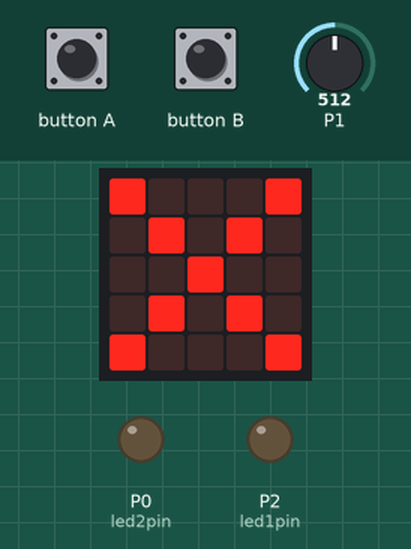
Recording of a program running on a simulated BBC micro:bit running MicroPython. Parts: the board's 5×5 LED display, output pins drawn as LEDs (lit = HIGH). Inputs (shaded band) come from the test bench; at power-on: P1 = 512 (analog values on the 0–1023 scale).

Above: at 1.2 s.
1.3 s: button A pressed for 0.15 s
At 2.6 s:
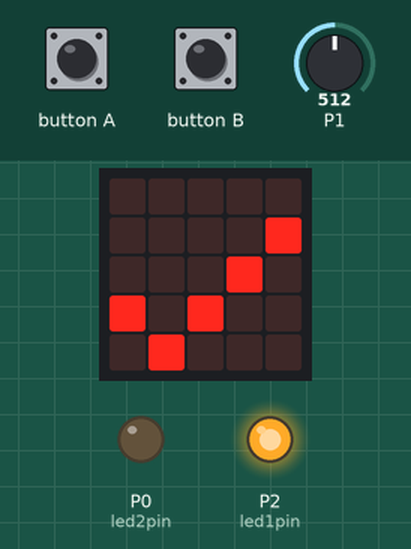
4.4 s: button B pressed for 0.15 s
5.1 s: button B pressed for 3.2 s
8.9 s: button B pressed for 0.15 s
At 10.7 s:
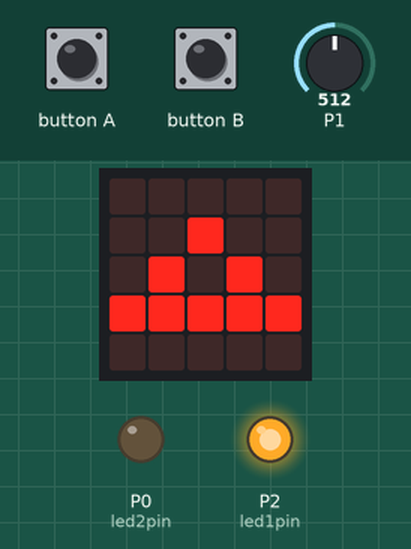
12.0 s: P1 set to 412
13.5 s: P1 set to 389
At 14.9 s:
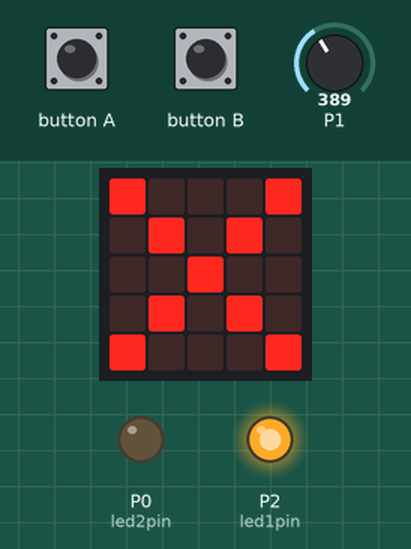
Timing chart, 0 to 16.0 s (numbered marks = the images above; inputs shaded):
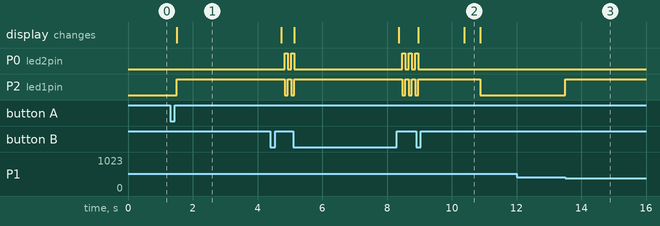

The program:

tp9-microbit_led.py
```python
###TP 9 : Microbit (Lumière intelligente)
##Importations
from microbit import *

##Définitions de fonctions
def LED(pin,stat):
    if pin==0:
        if (stat=='ON'):
            pin0.write_digital(1)
        elif (stat=='OFF'):
            pin0.write_digital(0)
        else:
            display.scroll('MAUVAIS ETAT!')

    elif pin==1:
        if (stat=='ON'):
            pin1.write_digital(1)
        elif (stat=='OFF'):
            pin1.write_digital(0)
        else:
            display.scroll('MAUVAIS ETAT!')

    elif pin==2:
        if (stat=='ON'):
            pin2.write_digital(1)
        elif (stat=='OFF'):
            pin2.write_digital(0)
        else:
            display.scroll('MAUVAIS ETAT!')

    else:
        display.scroll('MAUVAIS PIN!')

def CapLum(pin):
    if pin==0:
        return(pin0.read_analog())

    elif pin==1:
        return(pin1.read_analog())

    elif pin==2:
        return(pin2.read_analog())

    else:
        display.scroll('MAUVAIS PIN!')
##Variables
button_a_bool = False
led1pin = 2
led2pin = 0
compteur = 0
## Programme principal
while 1 :
    if button_b.is_pressed() :
        sleep(300)
        LED(led1pin,"OFF")
        LED(led2pin,"OFF")
        display.clear()
        while not button_b.is_pressed():
            LED(led1pin,"ON")
            sleep(100)
            LED(led1pin,"OFF")
            LED(led2pin,"ON")
            sleep(100)
            LED(led2pin,"OFF")

    if button_a.is_pressed() :
        button_a_bool = not button_a_bool
        sleep(200)

    if button_a_bool and compteur < 5 :
        LED(led1pin,"ON")
        display.show(Image.YES)
        compteur += 0.1
    else :
        if compteur != 0:
            display.show(Image.TRIANGLE)
            sleep(500)
        LED(led1pin,"OFF")
        display.show(Image.NO)
        compteur = 0
        button_a_bool = False

    if 200 < CapLum(1) < 400:
        LED(led1pin,"ON")
    elif CapLum(1) < 150:
        LED(led1pin,"ON")
        LED(led2pin,"ON")
    else :
        if not(button_a_bool):
            LED(led1pin,"OFF")
        LED(led2pin,"OFF")
    sleep(100)
```

Measured:
- the behaviour switches between 400 and 399 on P1 (found by bisection; images 2 and 3)
- after the input at 1.3 s, P2 (led1pin): LOW → HIGH after 0.21 s; the display: changes after 0.21 s (image 1)
- after the input at 4.4 s, P0 (led2pin): LOW → HIGH after 0.44 s, → LOW 0.10 s later, → HIGH 0.10 s later; P2 (led1pin): HIGH → LOW after 0.44 s, → HIGH 0.10 s later, → LOW 0.10 s later
- after the input at 8.9 s, P0 (led2pin): goes on until 9.0 s, then stays LOW; the display: first changes after 0.07 s (image 2 shows a later state)
- after the input at 12.0 s, every drawn part: stays the same
- after the input at 13.5 s, P2 (led1pin): LOW → HIGH at once
- what the display in image 2 shows lasts 0.5 s, from 10.4 s to 10.9 s
